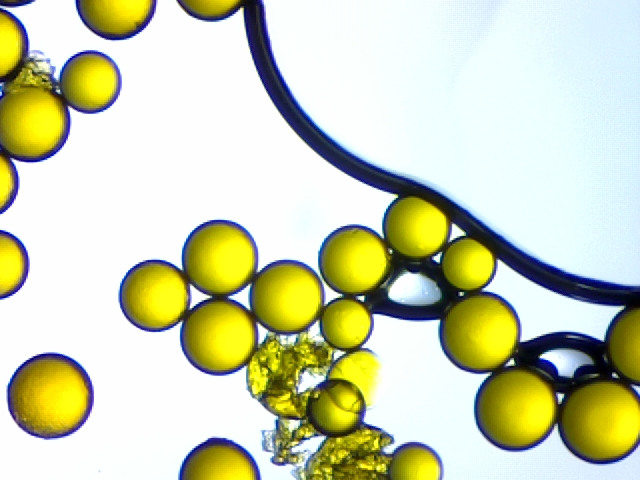
#> input picture test/resources/sample3/20180827_ARB2_objx4_4.jpg, 640 x 480 px, found by its file name
$ python test2.py
#> lines starting #> are read from the running program, lines starting #| are printed output that depends on the picture; after the words box and inside, x2 and y2 are one past the last pixel; in counts of white or black regions, pixels touching at a corner belong together

# Standard imports
import cv2
import numpy as np;

# Read image
im = cv2.imread("20180827_ARB2_objx4_4.jpg")
#> im is the input picture: shape (480, 640, 3); mean B, G, R 177.3, 210, 205.6

gray = cv2.copyMakeBorder(im, 5, 5, 5, 5, cv2.BORDER_CONSTANT, 255)
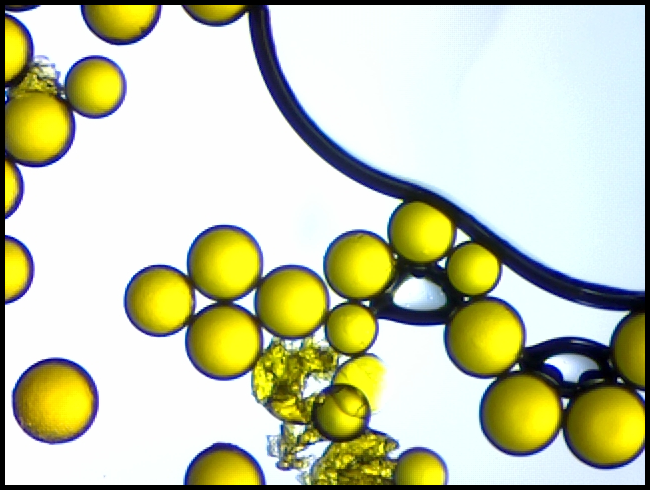
#> gray: shape (490, 650, 3); mean B, G, R 171, 202.6, 198.3

lower = np.array([0, 0, 0])
upper = np.array([100, 100, 100])
colormask = cv2.inRange(gray, lower, upper)
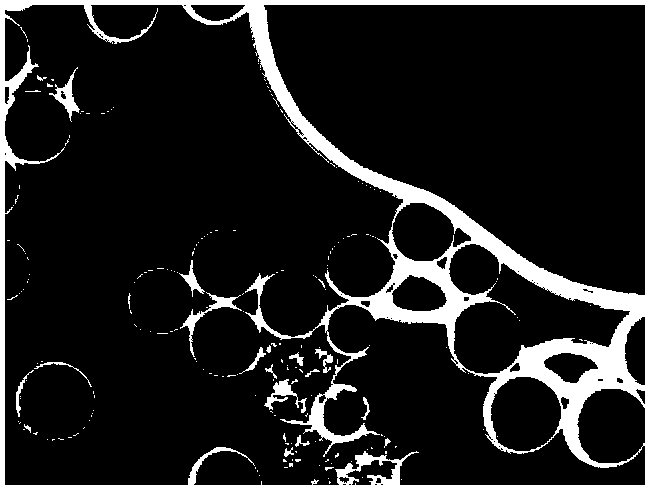
#> colormask: shape (490, 650); 12.5% white; 201 white regions (180 under 20 px), largest, box (x1, y1, x2, y2) and area: (0, 0, 650, 490) 36541, (180, 292, 242, 357) 546, (49, 67, 80, 122) 449

(T, thresh) = cv2.threshold(colormask, 1, 255, cv2.THRESH_BINARY)

# Setup SimpleBlobDetector parameters.
params = cv2.SimpleBlobDetector_Params()

# Change thresholds
params.minThreshold = 10
params.maxThreshold = 200

# Filter by Area.
params.filterByArea = True
params.minArea = 175
params.maxArea = 10000

# Filter by Circularity
params.filterByCircularity = False
params.minCircularity = 0.0

# Filter by Convexity
params.filterByConvexity = True
params.minConvexity = 0.90

# Filter by Inertia
params.filterByInertia = False
params.minInertiaRatio = 0.0

# Create a detector with the parameters
#> (the run stopped early here; a loop or call above may not have finished)

$ run again, with test/resources/sample3/20180827_ARB2_objx4_1.jpg copied over test/resources/sample3/20180827_ARB2_objx4_4.jpg
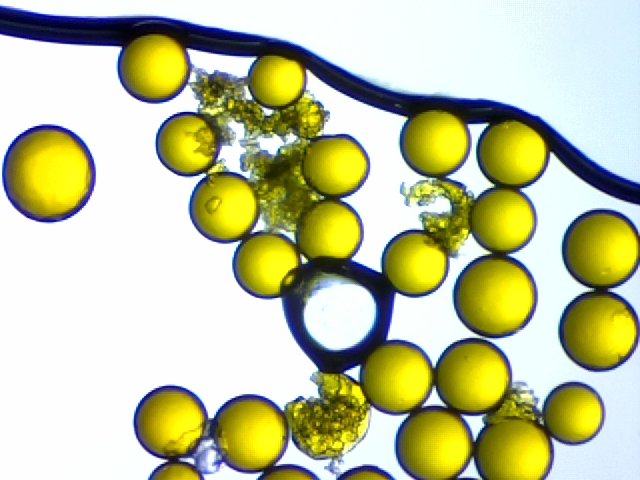
#> input picture test/resources/sample3/20180827_ARB2_objx4_1.jpg, 640 x 480 px, found by its file name
#> im is the input picture: shape (480, 640, 3); mean B, G, R 157.4, 197.7, 194.2
#> `gray = cv2.copyMakeBorder(im, 5, 5, 5, 5, cv2.BORDER_CONSTANT, 255)`:
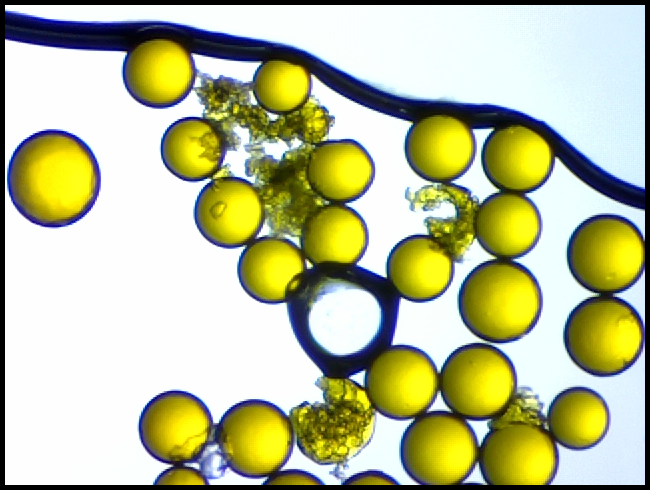
#> gray: shape (490, 650, 3); mean B, G, R 151.9, 190.7, 187.3
#> `colormask = cv2.inRange(gray, lower, upper)`:
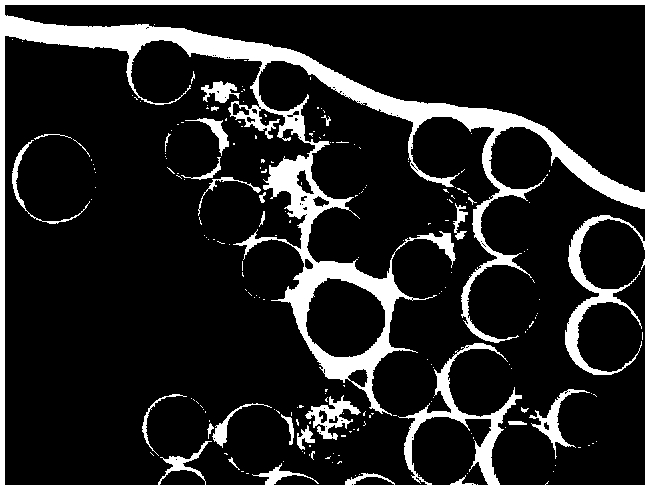
#> colormask: shape (490, 650); 15.2% white; 202 white regions (176 under 20 px), largest, box (x1, y1, x2, y2) and area: (0, 0, 650, 490) 42910, (305, 395, 361, 440) 899, (529, 389, 590, 459) 807

$ run again, with test/resources/sample3/20180827_ARB2_objx4_10.jpg copied over test/resources/sample3/20180827_ARB2_objx4_4.jpg
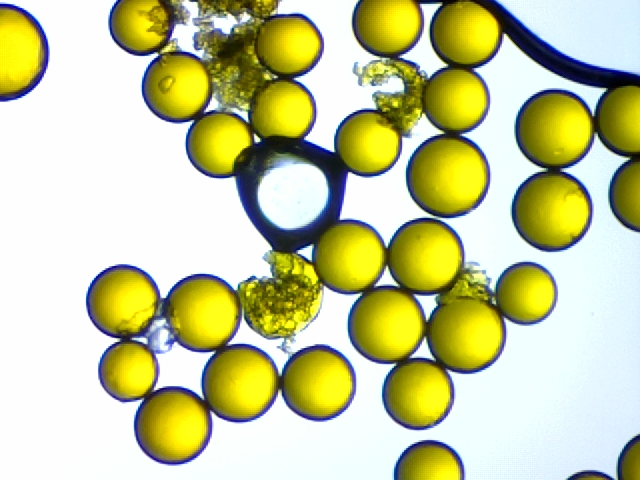
#> input picture test/resources/sample3/20180827_ARB2_objx4_10.jpg, 640 x 480 px, found by its file name
#> im is the input picture: shape (480, 640, 3); mean B, G, R 153.8, 202.6, 199.7
#> `gray = cv2.copyMakeBorder(im, 5, 5, 5, 5, cv2.BORDER_CONSTANT, 255)`:
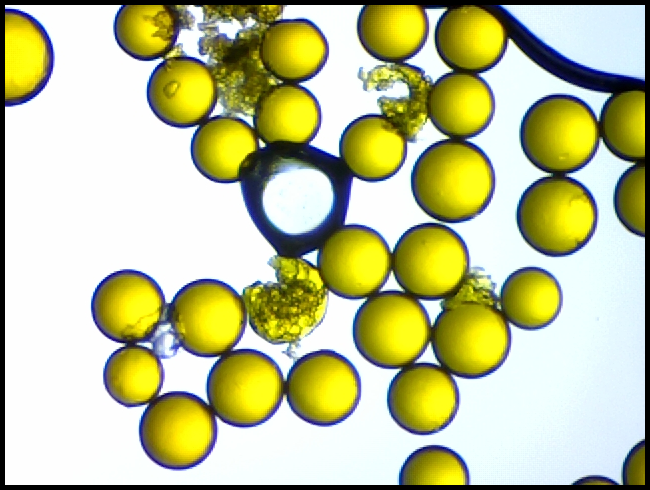
#> gray: shape (490, 650, 3); mean B, G, R 148.3, 195.4, 192.6
#> `colormask = cv2.inRange(gray, lower, upper)`:
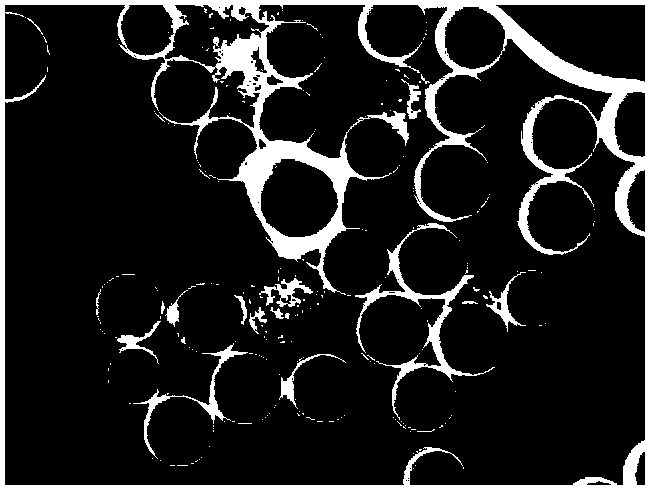
#> colormask: shape (490, 650); 12.9% white; 235 white regions (215 under 20 px), largest, box (x1, y1, x2, y2) and area: (0, 0, 650, 490) 33797, (355, 223, 495, 420) 2677, (133, 343, 248, 459) 1058

$ run again, with test/resources/sample3/20180827_ARB2_objx4_11.jpg copied over test/resources/sample3/20180827_ARB2_objx4_4.jpg
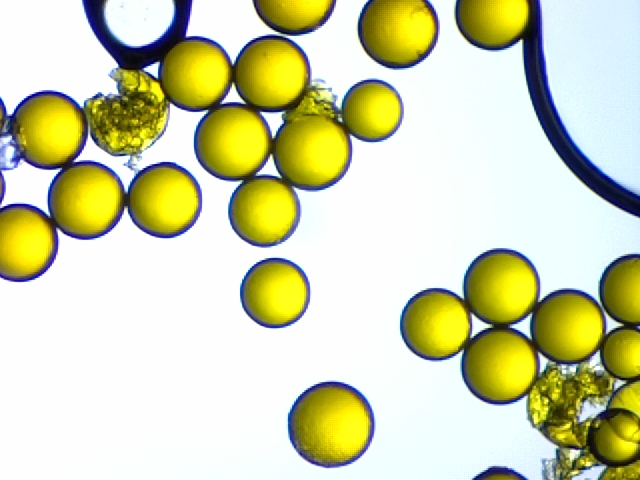
#> input picture test/resources/sample3/20180827_ARB2_objx4_11.jpg, 640 x 480 px, found by its file name
#> im is the input picture: shape (480, 640, 3); mean B, G, R 172.9, 212.1, 209.4
#> `gray = cv2.copyMakeBorder(im, 5, 5, 5, 5, cv2.BORDER_CONSTANT, 255)`:
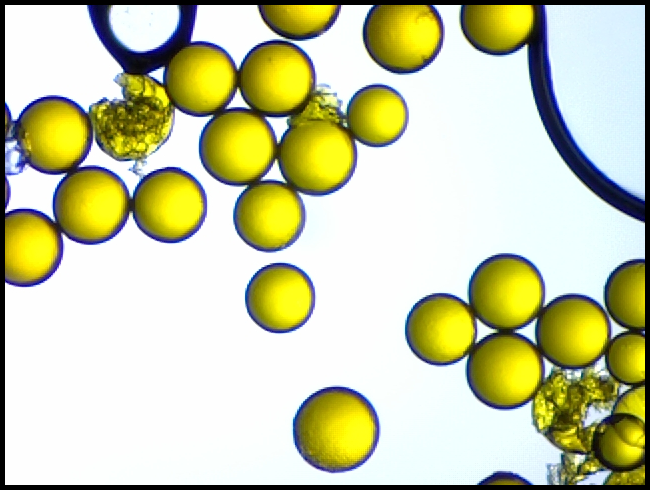
#> gray: shape (490, 650, 3); mean B, G, R 166.7, 204.6, 202
#> `colormask = cv2.inRange(gray, lower, upper)`:
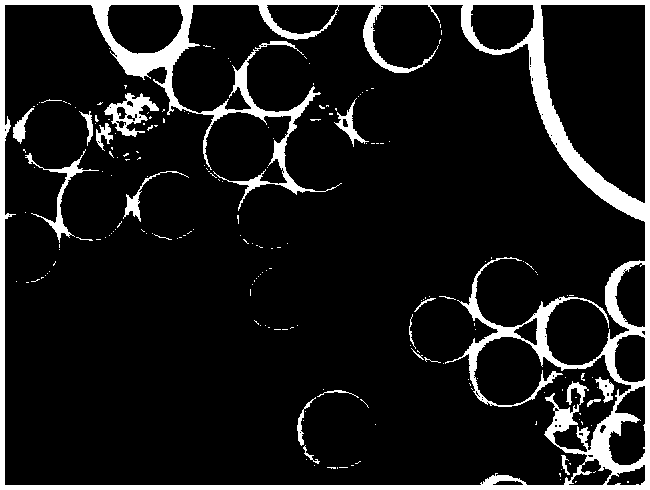
#> colormask: shape (490, 650); 11% white; 195 white regions (172 under 20 px), largest, box (x1, y1, x2, y2) and area: (0, 0, 650, 490) 30501, (104, 93, 159, 137) 934, (25, 149, 99, 243) 777
